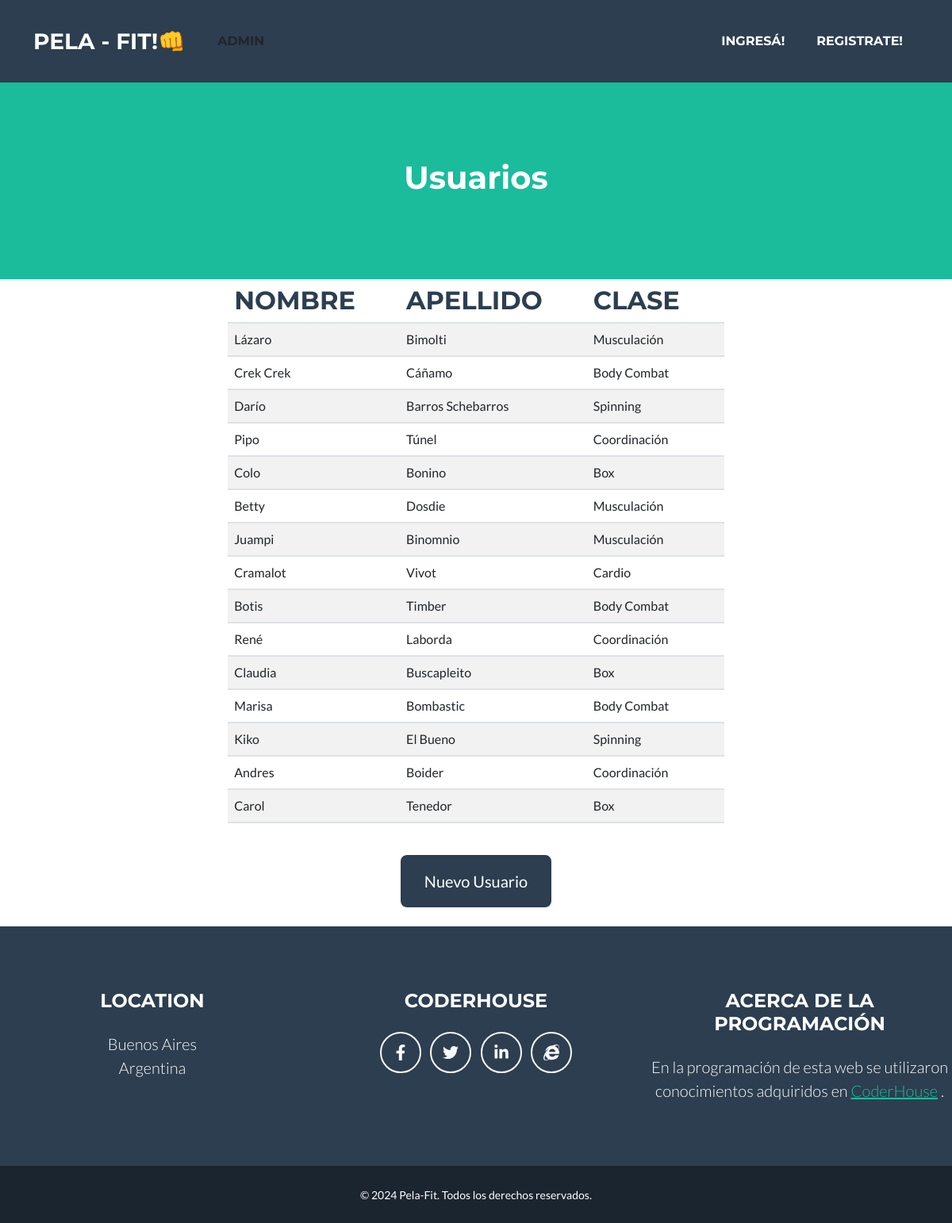
The app's page /usuario/list, older data.
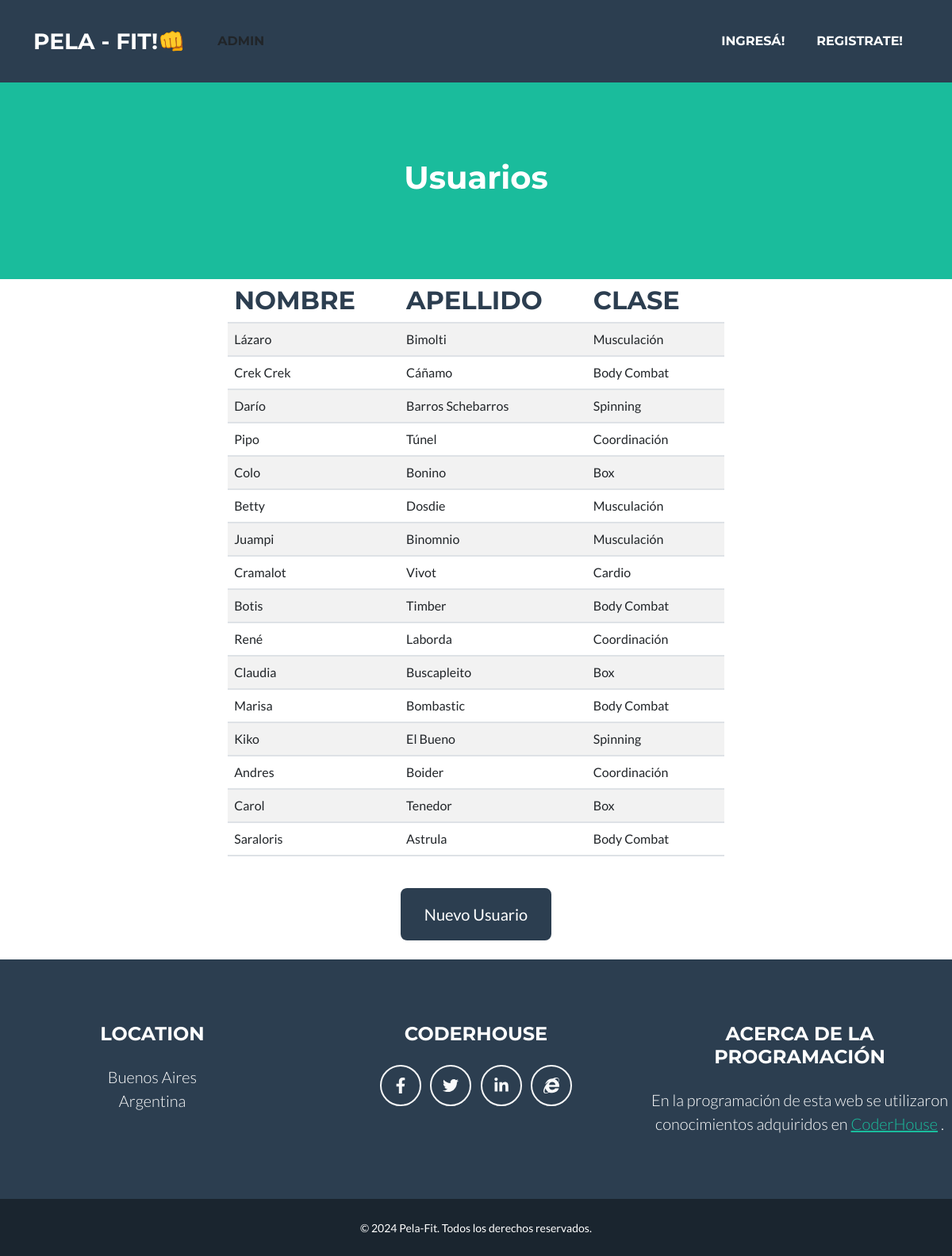
The same page, newer data.
### cliente/models.py (models this page shows, shortened)
class Persona(models.Model):
    nombre = models.CharField(max_length = 100)
    apellido = models.CharField(max_length = 100)

class Usuario(Persona):
    clase_id = models.ForeignKey(Clase, null = True, blank = True, on_delete = models.SET_NULL, verbose_name = "Clase")
    class Meta:
        verbose_name_plural ="Usuarios"

class Persona(models.Model):
    nombre = models.CharField(max_length = 100)
    apellido = models.CharField(max_length = 100)

class Clase(models.Model):
    nombre = models.CharField(max_length =100)
    duracion = models.CharField(max_length= 3)
    def __str__(self):
        return self.nombre
    class Meta:
        verbose_name_plural ="Clases"

### cliente/views.py (the view)
# urls.py: path("usuario/list", views.usuario_list, name = "usuario_list" ),
def usuario_list(request):
    usuarios = Usuario.objects.all()
    context = {"usuarios": usuarios}
    return render(request, "cliente/usuario_list.html", context )

### cliente/templates/cliente/usuario_list.html (shortened to what this page needs)
{% extends 'core/base.html' %}
{% block content %}
<header class="masthead bg-primary text-white text-center">
    <div class="container d-flex align-items-center flex-column">
    <h1>Usuarios</h1>
</header class="masterhead bg-primary text- black text-center">
<div class="container d-flex align-items-center flex-column">
   <header> <table class="table table-striped" >
        <thead >
            <th><h2 class="page-section-heading  text-center text-uppercase text-secondary pe-5 mb-0">Nombre</h2></th>
                <th><h2 class="page-section-heading  text-center text-uppercase text-secondary pe-5 mb-0">Apellido</h2></th>
                <th><h2 class="page-section-heading  text-center text-uppercase text-secondary pe-5 mb-0">Clase</h2></th>
        </thead>
        <tbody>
            {% for usuario in usuarios %}
            <tr>
                <td>{{ usuario.nombre }}</td>
                <td>{{ usuario.apellido }}</td>
                <td>{{ usuario.clase_id }} </td>
            </tr>
        {% endfor %}</li>
        </tbody>
</table>
</div>
<div class="text-center mt-4">
    <a class="btn btn-xl btn-secondary"  href=" {% url 'cliente:usuario_create' %}">Nuevo Usuario</a>
{% endblock content %}

Row changes from the older to the newer data that the page shows:
added Usuario: nombre "Saraloris", apellido "Astrula", clase_id "Body Combat"
